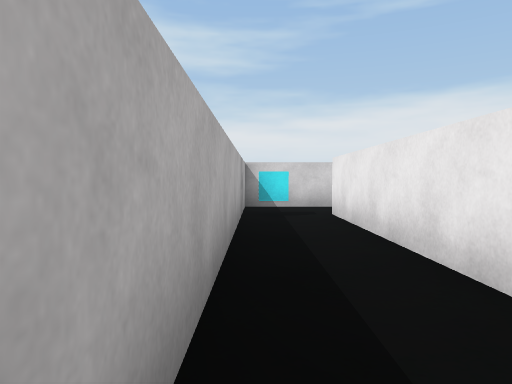
view 1 (above)

15 first-person views from a walk through a 3-D level made in the Unity game engine. The camera is 0.62 m above the floor, tilts 2° down and sees 70° across. The floor is counted in squares, 1 m on a side. Each view is taken from the middle of a square. On the plan, view 1 faces up. The plan holds only what a view shows up to about 10 squares ahead; the rest is blank. The place goes on beyond the plan. The player character is not drawn.

view 2
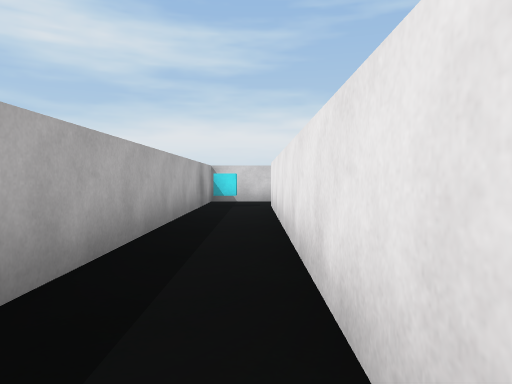

view 3
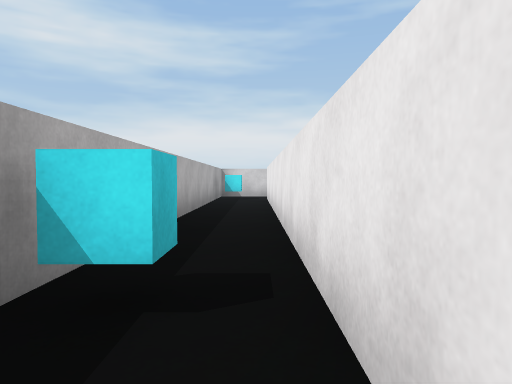

view 4
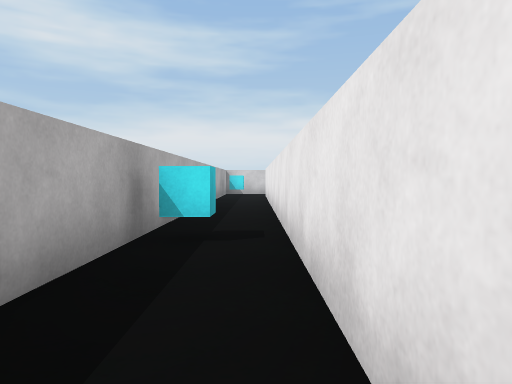

view 5
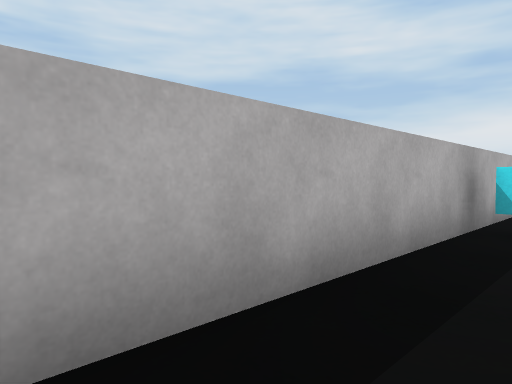

view 6
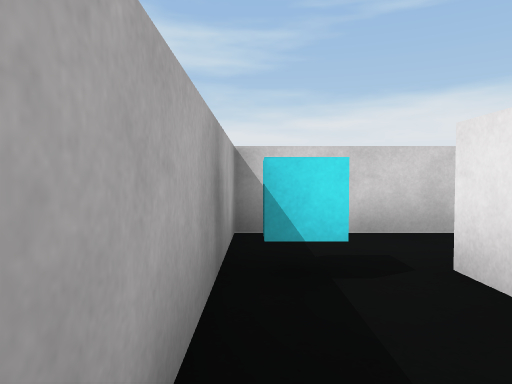

view 7
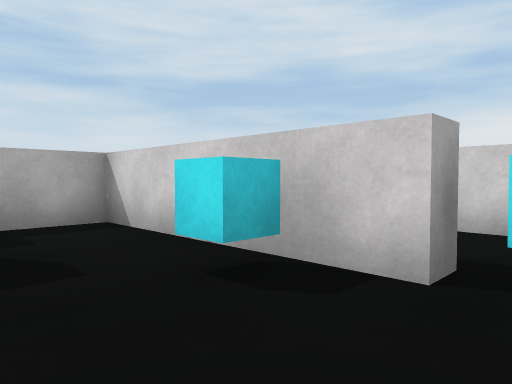

view 8
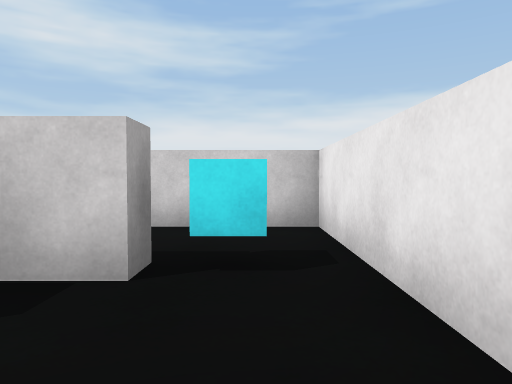

view 9
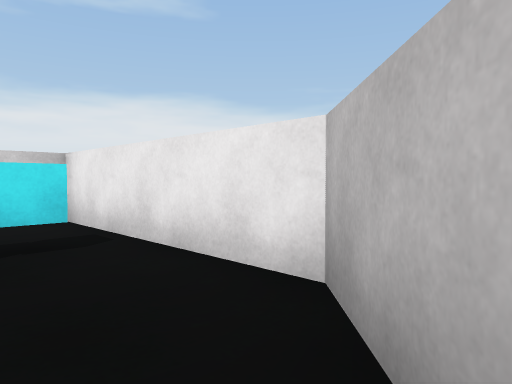

view 10
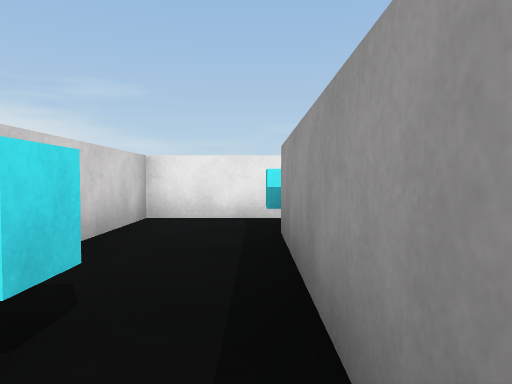

view 11
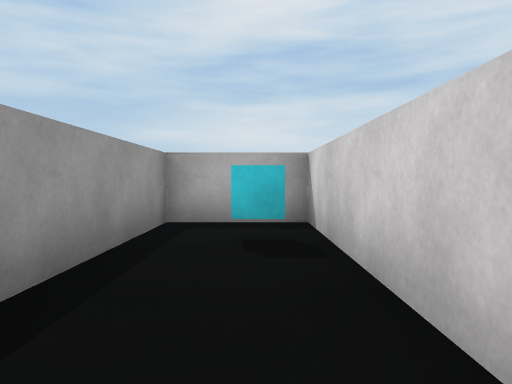

view 12
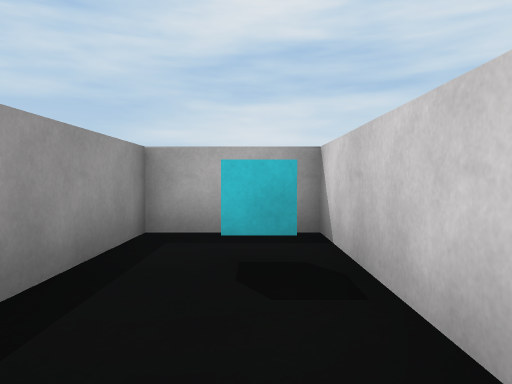

view 13
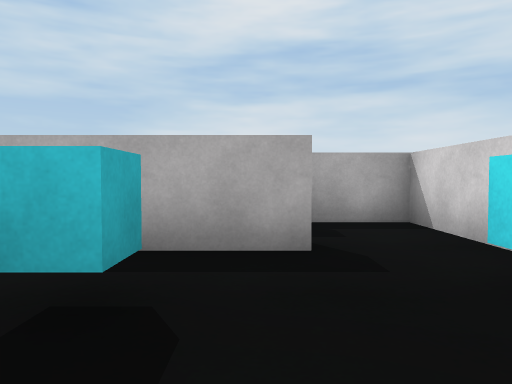

view 14
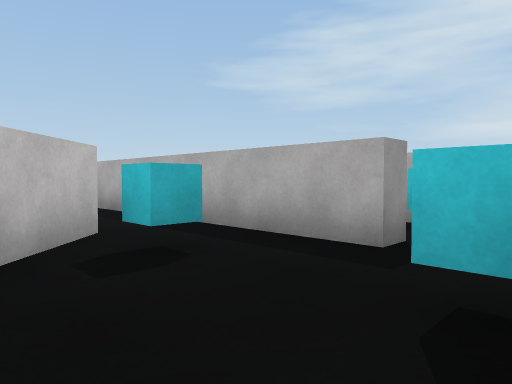

view 15
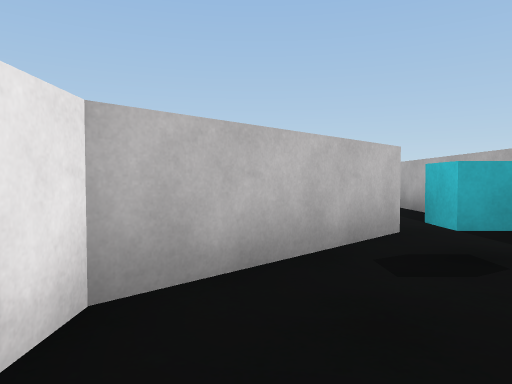

### Floor plan
Ten units are one square. View 1 is at (0, 0); x grows to the right and y downward. Boxes are objects, and circles mark ways between rooms. Rooms are numbered by the first view taken in them; rooms with no view inside come last. Other rooms are left out.
<svg viewBox="-10 -113 73 198">
<path fill="none" stroke="#000" d="M14 66 14 -65M15 -82 -2 -82 -2 79M42 -82 15 -82M33 -37 58 -62 58 -74M14 -65 18 -65 18 -38M58 -74 58 -108 -2 -108 -2 -87 42 -87 42 -82"/>
<rect x="-5" y="25" width="10" height="10" fill="#bbb"><title>cyan cube</title></rect>
<rect x="-5" y="-65" width="10" height="10" fill="#bbb"><title>cyan cube</title></rect>
<rect x="25" y="-55" width="10" height="10" fill="#bbb"><title>cyan cube</title></rect>
<rect x="5" y="-105" width="10" height="10" fill="#bbb"><title>cyan cube</title></rect>
<rect x="45" y="-95" width="10" height="10" fill="#bbb"><title>cyan cube</title></rect>
<circle cx="20" cy="-70" r="3" fill="#2a7"/>
<circle cx="50" cy="-80" r="3" fill="#2a7"/>
<text x="0" y="80">1</text>
<text x="40" y="-60">2</text>
<text x="30" y="-90">3</text>
</svg>
Room 1 opens to room 2. Room 2 opens to room 3.

Where each view was taken, in squares from view 1:
view 1: 0 up, 0 right, facing up
view 2: 2 down, 1 right, facing up
view 3: 5 down, 1 right, facing up
view 4: 7 down, 1 right, facing up
view 5: 8 down, 1 right, facing up-left
view 6: 4 up, 0 right, facing up
view 7: 6 up, 5 right, facing up-left
view 8: 6 up, 5 right, facing up
view 9: 5 up, 4 right, facing up-right
view 10: 9 up, 0 right, facing right
view 11: 10 up, 5 right, facing left
view 12: 10 up, 4 right, facing left
view 13: 6 up, 5 right, facing left
view 14: 8 up, 5 right, facing down-left
view 15: 8 up, 5 right, facing down
